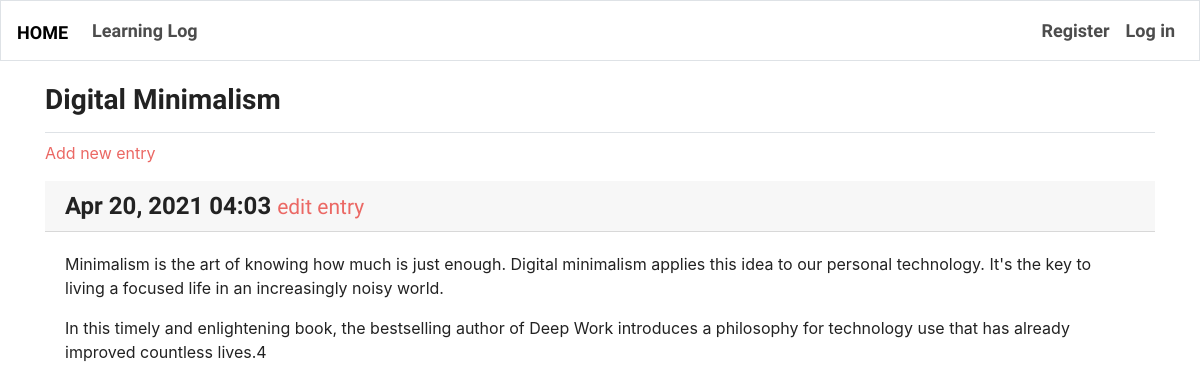
/topics/1/, run on the app's committed database.
### learning_logs/models.py (models this page shows, shortened)
class Topic(models.Model):
    text = models.CharField(max_length=200)
    date_added = models.DateTimeField(auto_now_add=True)
    owner = models.ForeignKey(User, on_delete=models.CASCADE)
    public = models.BooleanField(default=False)
    def __str__(self):
        return self.text

class Entry(models.Model):
    topic = models.ForeignKey(Topic, on_delete=models.CASCADE)
    text = models.TextField()
    date_added = models.DateTimeField(auto_now_add=True)
    class Meta:
        verbose_name_plural = 'entries'

### learning_logs/views.py (the view)
# urls.py: path('topics/<int:topic_id>/', views.topic, name='topic'),
def topic(request, topic_id):
    topic = get_object_or_404(Topic, id=topic_id)
    entries = topic.entry_set.order_by('-date_added')
    context = {'topic': topic, 'entries': entries}
    return render(request, 'learning_logs/topic.html', context)

### learning_logs/templates/learning_logs/topic.html (shortened to what this page needs)
{% extends 'learning_logs/base.html' %}
{% block page_header %}
  <h3>{{ topic }}</h3>
{% endblock page_header %}
{% block content %}
  <p>
    <a href="{% url 'learning_logs:new_entry' topic.id %}">Add new entry</a>
  </p>
  {% for entry in entries %}
    <h4 class="card-header">
      {{ entry.date_added|date:'M d, Y H:i' }}
      <small><a href="{% url 'learning_logs:edit_entry' entry.id %}">
        edit entry</a></small>
    </h4>
    <div class="card-body">
      {{ entry.text|linebreaks }}
    </div>
  </div>
  {% empty %}
    <p>There are no entries for this topic yet.</p>
  {% endfor %}
{% endblock content %}

### data on the page
Topic: text "Digital Minimalism"
Entry: date_added "Apr 20, 2021 04:03", text "Minimalism is the art of knowing how much is just enough. Digital minimalism applies this idea to our personal technology. It's the key to living a focused life in an increasingly noisy world. In this timely and enlightening book, the bestselling author of Deep Work introduces a philosophy for technology use that has already improved countless lives.4"
